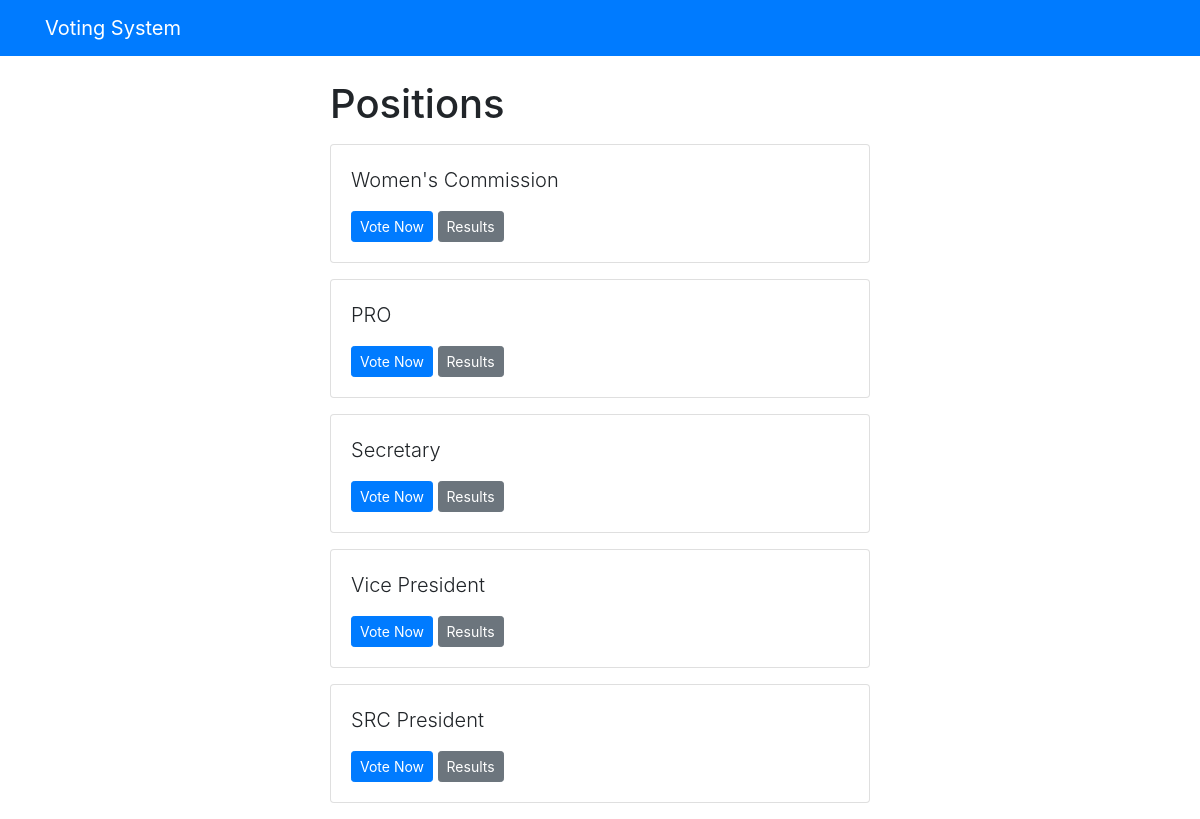
The app's page /voting/ with its own data.
### voting/models.py (models this page shows, shortened)
class Question(models.Model):
    question_text = models.CharField(max_length=200)
    pub_date = models.DateTimeField('date published')

### voting/views.py (the view)
# urls.py: path('', views.index, name='index'),
def index(request):
    latest_question_list = Question.objects.order_by('-pub_date')[:5]
    context = {'latest_question_list': latest_question_list}
    return render(request, 'voting/index.html', context)

### templates/voting/index.html
{% extends 'base.html' %}
{% block content %}
    <h1 class="center mb-3">Positions </h1>
    {% if latest_question_list %}
        {% for question in latest_question_list %}
            <div class="card mb-3">
                <div class="card-body">
                    <p class="lead">{{ question.question_text }}</p>
                    <a href="{% url 'voting:detail' question.id %}" class="btn btn-primary btn-sm">Vote Now</a>
                    <a href="{% url 'voting:results' question.id %}" class="btn btn-secondary btn-sm">Results</a>
                </div>
            </div>
        {% endfor %}
    {% else %}
        <p>No votes available</p>
    {% endif %}
{% endblock %}

### records on screen
Question: question_text "Women's Commission"
Question: question_text "PRO"
Question: question_text "Secretary"
Question: question_text "Vice President"
Question: question_text "SRC President"
